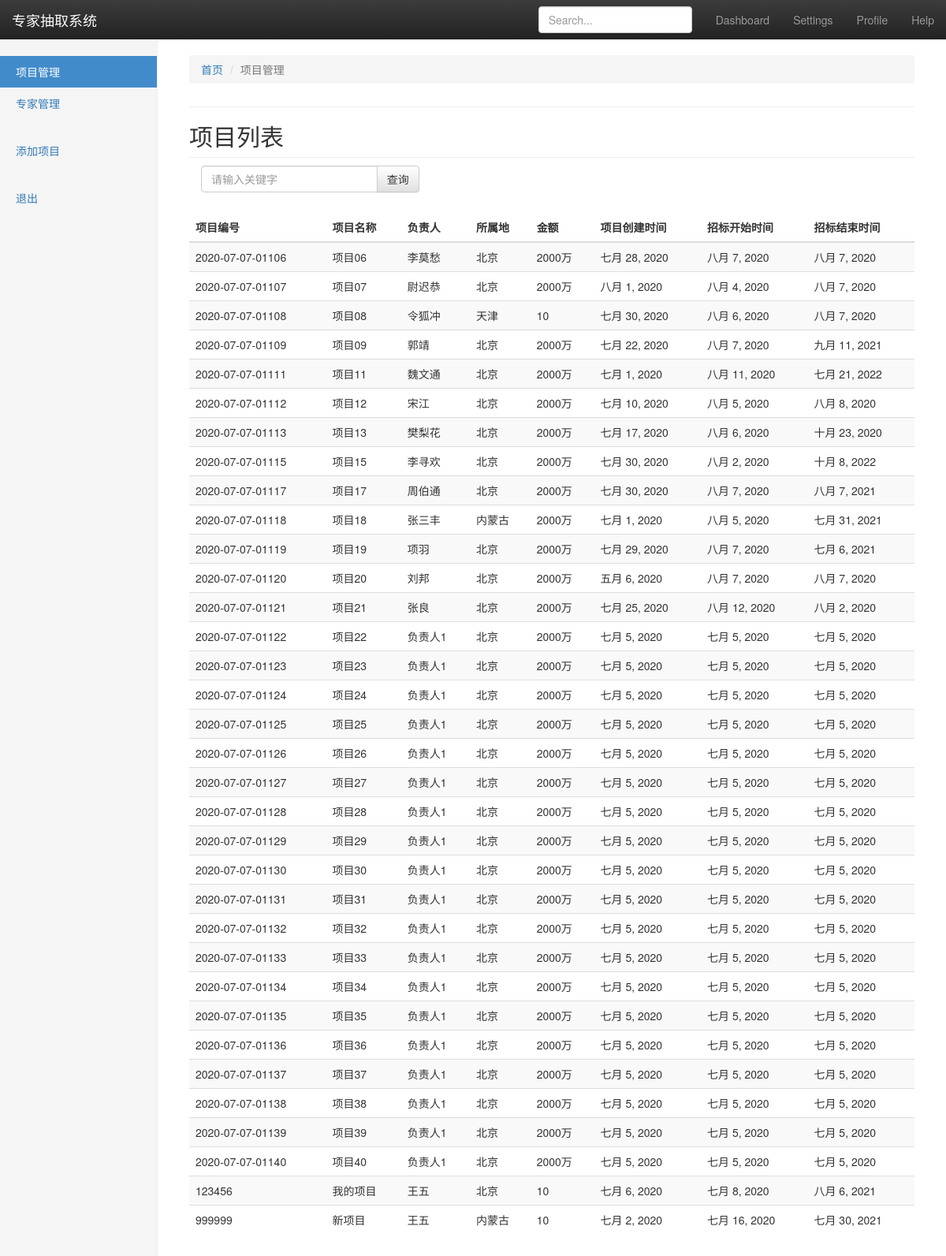
Before: /program/list with the older database file.
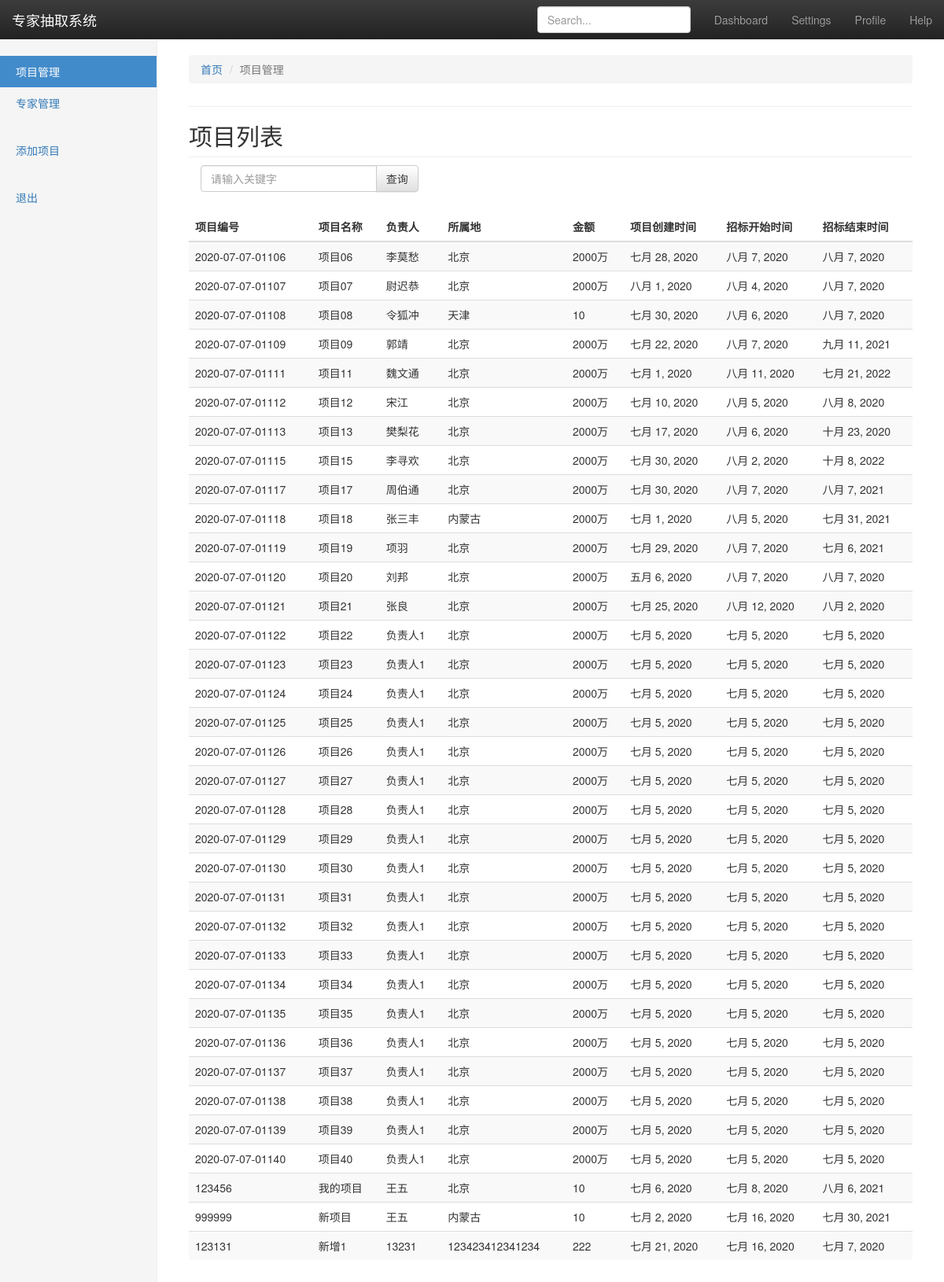
After: the same page with the newer database file.
### program/models.py (models this page shows, shortened)
class Program(models.Model):
    id = models.AutoField(primary_key=True)
    visible = models.BooleanField(default=True)
    seq = models.CharField(max_length=100, null=False, verbose_name="项目编号")
    name = models.CharField(max_length=500, verbose_name="项目名称", null=False)
    desp = models.CharField(max_length=1000, verbose_name="项目描述", null=True)
    responser = models.CharField(max_length=100, verbose_name="项目负责人", null=False)
    location = models.CharField(max_length=100, verbose_name="所属地", null=True)
    money = models.CharField(max_length=100, null=True,verbose_name="招标金额")
    program_date = models.DateField(verbose_name="创建时间")
    start_date = models.DateField(verbose_name="评标开始时间")
    end_date = models.DateField(verbose_name="评标截止时间")
    class Meta:
        verbose_name = '项目'
        verbose_name_plural = verbose_name

### program/views.py (the view)
# urls.py: path('list', views.program_list, name='index'),
def program_list(request):
    program_list = Program.objects.filter(visible=True)
    return render(request, 'program_list_template.html', {"program_list": program_list})

### template/program_list_template.html (shortened to what this page needs)
<!DOCTYPE html>
<html lang="zh-CN"><head>
    <link rel="stylesheet" href="https://cdn.jsdelivr.net/npm/bootstrap@3.3.7/dist/css/bootstrap.min.css">
    <link rel="stylesheet" href="https://cdn.jsdelivr.net/npm/bootstrap@3.3.7/dist/css/bootstrap-theme.min.css">
  </head>
  <body>
    <nav class="navbar navbar-inverse navbar-fixed-top">
      <div class="container-fluid">
        <div class="navbar-header">
          <a class="navbar-brand" href="#">专家抽取系统</a>
        </div>
        <div id="navbar" class="navbar-collapse collapse">
          <ul class="nav navbar-nav navbar-right">
            <li><a href="#">Dashboard</a></li>
            <li><a href="#">Settings</a></li>
            <li><a href="#">Profile</a></li>
            <li><a href="#">Help</a></li>
          </ul>
          <form class="navbar-form navbar-right">
            <input type="text" class="form-control" placeholder="Search...">
          </form>
        </div>
      </div>
    </nav>
    <div class="container-fluid">
      <div class="row">
        <div class="col-sm-3 col-md-2 sidebar">
          <ul class="nav nav-sidebar">
            <li class="active"><a href="{% url 'index' %}">项目管理 <span class="sr-only">(current)</span></a></li>
			<li><a href="{% url 'list' %}">专家管理</a></li>
          </ul>
          <ul class="nav nav-sidebar">
			<li><a href="{% url 'addProgram' %}">添加项目</a></li>
          </ul>
          <ul class="nav nav-sidebar">
			<li><a href="{% url 'login' %}">退出</a></li>
          </ul>
        </div>
        <div class="col-sm-9 col-sm-offset-3 col-md-10 col-md-offset-2 main">
		<div class="page-header">
			<ol class="breadcrumb">
				<li><a href="/program/list">首页</a></li>
				<li class="active">项目管理</li>
			</ol>
		</div>
          <h2 class="sub-header">项目列表</h2>
		  <div class="col-sm-4">
		  <form method="get" action="/program/search/">
		  <div class="input-group">
		  <input type="text" name="name" class="form-control" placeholder="请输入关键字" required />
		  <span class="input-group-btn">
		  <input type="submit" class="btn btn-default" value="查询" />
		  </span>
		  </div>
		  </form>
		  </div>
		  <br />
		  <br />
		  <br />
          <div class="table-responsive">
            <table class="table table-striped">
              <thead>
                <tr>
                  <th>项目编号</th>
                  <th>项目名称</th>
                  <th>负责人</th>
                  <th>所属地</th>
                  <th>金额</th>
                  <th>项目创建时间</th>
                  <th>招标开始时间</th>
                  <th>招标结束时间</th>
                </tr>
              </thead>
              <tbody>
                {% for item in program_list %}
                <tr   onclick="location.href='/program/detail/{{item.id}}';">
                  <td>{{item.seq}}</td>
                  <td>{{item.name}}</td>
                  <td>{{item.responser}}</td>
                  <td>{{item.location}}</td>
                  <td>{{item.money}}</td>
                  <td>{{item.program_date}}</td>
                  <td>{{item.start_date}}</td>
                  <td>{{item.end_date}}</td>
                </tr>
                {% endfor %}
              </tbody>
            </table>
          </div>
        </div>
      </div>
    </div>
</body>
</html>

### template/program_list_template.html (style rules this page uses)
body { padding-top: 50px; }
.sub-header { padding-bottom: 10px; border-bottom: 1px solid #eee; }
.navbar-fixed-top { border: 0; }
.sidebar { display: none; }
@media (min-width: 768px) { .sidebar { position: fixed; top: 51px; bottom: 0; left: 0; z-index: 1000; display: block; padding: 20px; overflow-x: hidden; overflow-y: auto; background-color: #f5f5f5; border-right: 1px solid #eee; } }
.nav-sidebar { margin-right: -21px; margin-bottom: 20px; margin-left: -20px; }
.nav-sidebar > li > a { padding-right: 20px; padding-left: 20px; }
.nav-sidebar > .active > a, .nav-sidebar > .active > a:hover, .nav-sidebar > .active > a:focus { color: #fff; background-color: #428bca; }
.main { padding: 20px; }
@media (min-width: 768px) { .main { padding-right: 40px; padding-left: 40px; } }
.main .page-header { margin-top: 0; }

Changed rows visible on the page:
added Program: seq "123131", name "新增1", responser "13231", location "123423412341234", money "222", program_date "七月 21, 2020", start_date "七月 16, 2020", end_date "七月 7, 2020"
